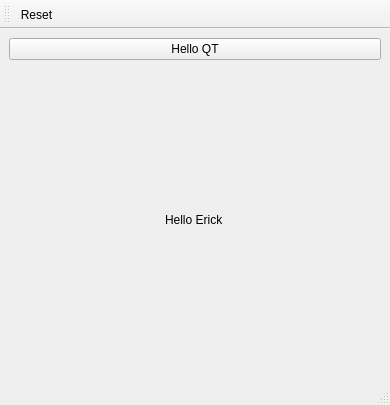
<?xml version="1.0" encoding="UTF-8"?>
<ui version="4.0">
 <class>MainWindow</class>
 <widget class="QMainWindow" name="MainWindow">
  <property name="geometry">
   <rect>
    <x>0</x>
    <y>0</y>
    <width>390</width>
    <height>405</height>
   </rect>
  </property>
  <property name="windowTitle">
   <string>MainWindow</string>
  </property>
  <widget class="QWidget" name="centralwidget">
   <layout class="QVBoxLayout" name="verticalLayout">
    <item>
     <widget class="QPushButton" name="helloPushButton">
      <property name="text">
       <string>Hello QT</string>
      </property>
     </widget>
    </item>
    <item alignment="Qt::AlignHCenter|Qt::AlignVCenter">
     <widget class="QLabel" name="helloLabel">
      <property name="layoutDirection">
       <enum>Qt::LeftToRight</enum>
      </property>
      <property name="text">
       <string>Hello Erick</string>
      </property>
     </widget>
    </item>
   </layout>
  </widget>
  <widget class="QMenuBar" name="menubar">
   <property name="geometry">
    <rect>
     <x>0</x>
     <y>0</y>
     <width>390</width>
     <height>21</height>
    </rect>
   </property>
  </widget>
  <widget class="QStatusBar" name="statusbar"/>
  <widget class="QToolBar" name="toolBar">
   <property name="windowTitle">
    <string>toolBar</string>
   </property>
   <attribute name="toolBarArea">
    <enum>TopToolBarArea</enum>
   </attribute>
   <attribute name="toolBarBreak">
    <bool>false</bool>
   </attribute>
   <addaction name="actionReset"/>
  </widget>
  <action name="actionReset">
   <property name="icon">
    <iconset>
     <normaloff>reset_128x128.png</normaloff>reset_128x128.png</iconset>
   </property>
   <property name="text">
    <string>Reset</string>
   </property>
   <property name="toolTip">
    <string>Reset</string>
   </property>
  </action>
 </widget>
 <resources>
  <include location="aa.qrc"/>
 </resources>
 <connections/>
</ui>
